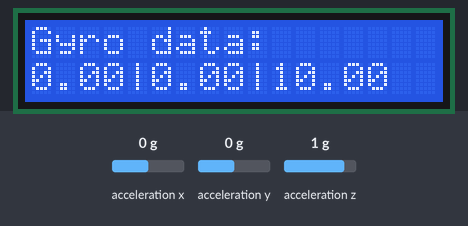
Bench run of a sketch on a simulated Arduino Uno, built with avr-gcc and run on an emulated ATmega328P. On the bench: 17×2 character LCD. Wiring (inferred from the names in the program): ADXL345 accelerometer at I2C address 0x53. The inputs (shaded band) are chosen by the test bench; at power-on: acceleration x 0 g, acceleration y 0 g, acceleration z 1 g.

Above: at 1.2 s.
1.3 s: acceleration x set to -1.4 g
At 2.3 s:
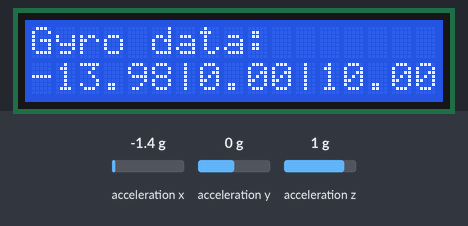
2.8 s: acceleration y set to -1.4 g
At 3.6 s:
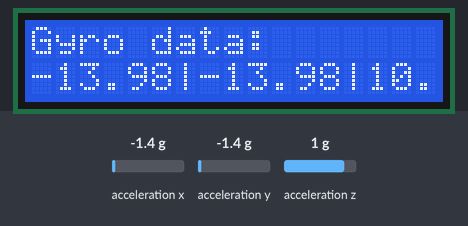
4.3 s: acceleration z set to -1.4 g
At 4.8 s:
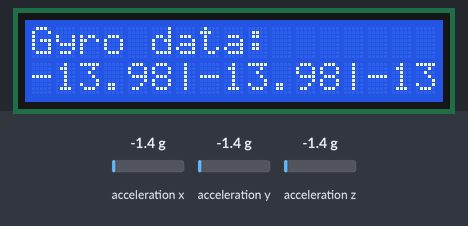
5.8 s: acceleration x set to -0.8 g
At 7.2 s:
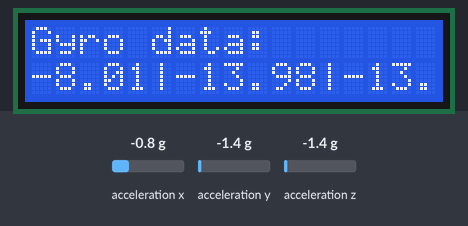
Timing chart, 0 to 8.3 s (numbered marks = the images above; inputs shaded):
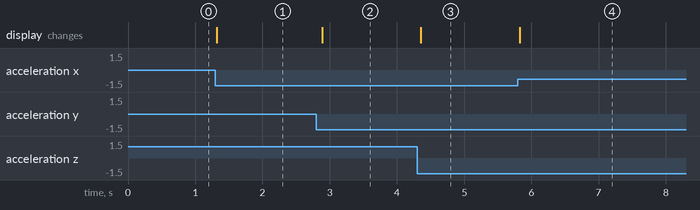

Measured:
- after the input at 1.3 s, the display: changes at once (image 1)
- after the input at 2.8 s, the display: changes after 0.09 s (image 2)
- after the input at 4.3 s, the display: changes after 0.06 s (image 3)
- after the input at 5.8 s, the display: changes at once (image 4)

The sketch:

LCDGyro.ino
```cpp
#include <LiquidCrystal.h>
#include <Wire.h>

#define DEVICE (0x53)    //ADXL345 device address
#define TO_READ (6)        //num of bytes we are going to read each time (two bytes for each axis)
#define LCD_EN_PIN   11
#define LCD_RS_PIN   12

byte buff[TO_READ] ;    //6 bytes buffer for saving data read from the device
char dataOutput[16];          //string buffer to transform data before sending it to the serial port

LiquidCrystal lcd(LCD_RS_PIN, LCD_EN_PIN, 5, 4, 3, 2);

void setup() {
  // set up the LCD's number of columns and rows:
  lcd.begin(17, 2);
  lcd.print("Gyro data:");

  Wire.begin();        // join i2c bus (address optional for master)

  //Turning on the ADXL345
  writeTo(DEVICE, 0x2D, 0);
  writeTo(DEVICE, 0x2D, 16);
  writeTo(DEVICE, 0x2D, 8);
}

void loop() {
  int regAddress = 0x32;    //first axis-acceleration-data register on the ADXL345
  int x, y, z;
  float xF, yF, zF;

  readFrom(DEVICE, regAddress, TO_READ, buff); //read the acceleration data from the ADXL345

  //each axis reading comes in 10 bit resolution, ie 2 bytes.  Least Significat Byte first!!
  //thus we are converting both bytes in to one int
  lcd.setCursor(0, 1);

  x = (((int)buff[1]) << 8) | buff[0];
  xF = (float)x/25.6;
  lcd.print(xF, 2);

  lcd.print('|');
  y = (((int)buff[3])<< 8) | buff[2];
  yF = (float)y/25.6;
  lcd.print(yF, 2);

  lcd.print('|');
  z = (((int)buff[5]) << 8) | buff[4];
  zF = (float)z/25.6;
  lcd.print(zF, 2);

  //we send the x y z values as a string to the serial port
//  snprintf(dataOutput, 16, "%+d %+d %+d", x, y, z);
//  snprintf(dataOutput, 16, "%4.2f %4.2f %4.2f", xF, yF, zF);
  //snprintf(dataOutput, 16, "%e", (float)3.1415926);
  // set the cursor to column 0, line 1
  // (note: line 1 is the second row, since counting begins with 0):

  // print the distance in CM
  //lcd.print(dataOutput);
  //lcd.print(3.1415926, 5);

  delay(100);

}

void writeTo(int device, byte address, byte val) {
   Wire.beginTransmission(device); //start transmission to device
   Wire.write(address);        // send register address
   Wire.write(val);        // send value to write
   Wire.endTransmission(); //end transmission
}

void readFrom(int device, byte address, int num, byte buff[]) {
  Wire.beginTransmission(device); //start transmission to device
  Wire.write(address);        //sends address to read from
  Wire.endTransmission(); //end transmission

  Wire.beginTransmission(device); //start transmission to device (initiate again)
  Wire.requestFrom(device, num);    // request num bytes from device

  int i = 0;
  while(Wire.available())    //device may send less than requested (abnormal)
  {
    buff[i] = Wire.read(); // receive a byte
    i++;
  }
  Wire.endTransmission(); //end transmission
}
```
